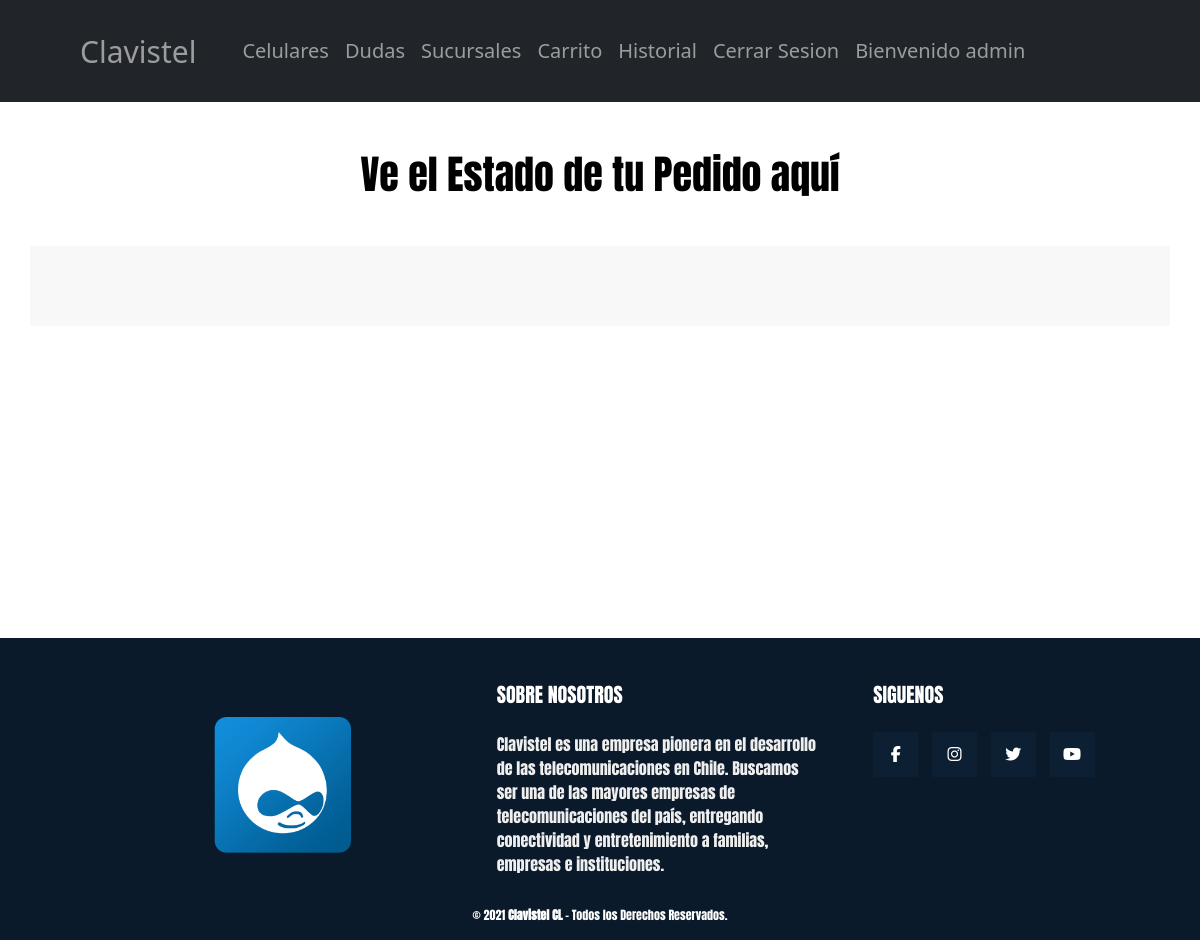
The app's page /seguimiento/181972/ (signed in), older data.
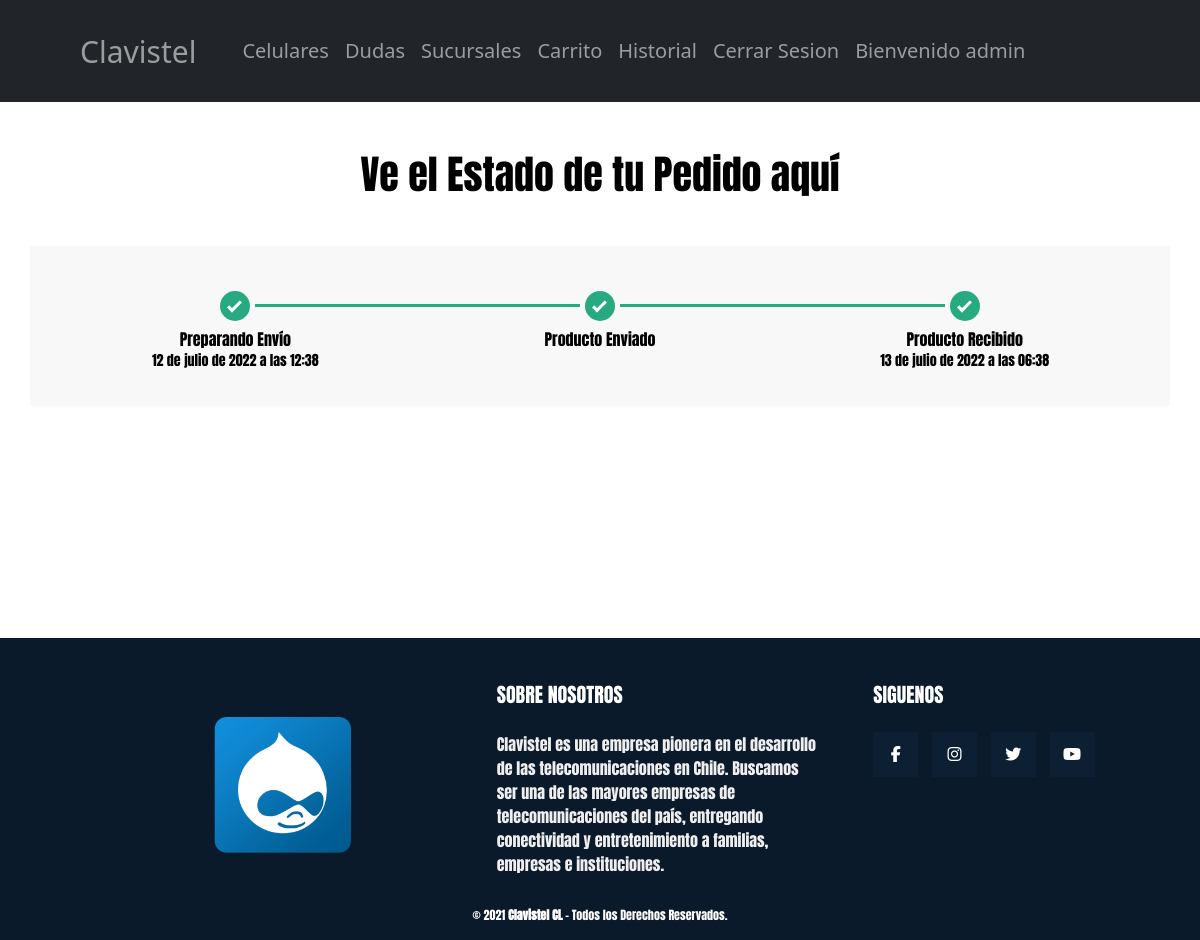
The same page, newer data.
### Telefonos/models.py (models this page shows, shortened)
class Boleta(models.Model):
    num_boleta = models.AutoField(primary_key=True,verbose_name='Código Boleta')
    nom_cliente = models.CharField(max_length=50,verbose_name='Nombre Cliente')
    estado = models.IntegerField(default=0, verbose_name="Estado")
    fecha = models.DateTimeField(auto_now_add=True, verbose_name="Fecha")
    fechaPreparacion = models.DateTimeField(default=HoraPreparacion, verbose_name="Fecha")
    fechaDespacho = models.DateTimeField(default=HoraDespacho, verbose_name="Fecha")
    nom_productos = models.CharField(max_length=250,verbose_name='Productos')
    cant_total = models.IntegerField(verbose_name='Cantidad total')
    cantidad = models.IntegerField(default=5, verbose_name='Cantidades')

### Telefonos/views.py (the view)
# urls.py: path('seguimiento/<int:id_bol>/',seguimiento,name="seguimiento"),
def seguimiento(request,id_bol):
    if request.user.is_authenticated:
        listaSeguimiento = Boleta.objects.filter(num_boleta = id_bol) #compararlo con el numero de la boleta (fk)
        datos = {
            'listaSeguimiento':listaSeguimiento
        }
    return render (request,'Telefonos/seguimiento.html',datos)

### Telefonos/context_processor.py (called while the page is built)
def total_carrito(request):
    total = 0
    if request.user.is_staff == 1:
        if "carrito" in request.session.keys():
            for key, value in request.session["carrito"].items():
                total += int(value["acumulado"])
        return {"total_carrito": round(total * 0.95)}
    else:
        if "carrito" in request.session.keys():
            for key, value in request.session["carrito"].items():
                total += int(value["acumulado"])
        return {"total_carrito": total}

### Telefonos/templates/Telefonos/seguimiento.html (shortened to what the changed rows need)
{% load static %}
{% load socialaccount %}
<!DOCTYPE html>
<html lang="en">
<head>
    <link rel="stylesheet" href="{% static 'Telefonos/css/style.css'%}">
    <link href="https://cdn.jsdelivr.net/npm/bootstrap@5.1.3/dist/css/bootstrap.min.css" rel="stylesheet"
>
</head>
<body id="body-seguimiento" class="inicio">
    <main>
        <div>
            <h1 id="titulo-seguimiento" class="mt-5">Ve el Estado de tu Pedido aquí</h1>
        </div>
        <div class="container">
            <div class=" mt-5">
                <div class="col-12 col-m-10 hh-grayBox pt45 pb20">
                    <div class=" row justify-content-between">
                        {% for seg in listaSeguimiento %}
                        <div class="col order-tracking completed">
                            <span class="is-complete"></span>
                            <p>Preparando Envío<br><span>{{seg.fechaPreparacion}}</span></p>
                        </div>
                        {% if seg.estado == 1 or seg.estado == 2%}
                        <div class="col order-tracking completed">
                            <span class="is-complete"></span>
                            <p>Producto Enviado<br></p>
                        </div>
                        {% else %}
                        <div class="col order-tracking">
                            <span class="is-complete"></span>
                            <p>Producto Enviado<br><span></span></p>
                        </div>
                        {% endif %}
                        {% if seg.estado == 2 %}
                        <div class="col order-tracking completed">
                            <span class="is-complete"></span>
                            <p>Producto Recibido<br><span>{{seg.fechaDespacho}}</span></p>
                        </div>
                        {% else %}
                        <div class="col order-tracking">
                            <span class="is-complete"></span>
                            <p>Producto Recibido<br><span></span></p>
                        </div>
                        {% endif %}
                        {% endfor %}
                    </div>
                </div>
            </div>
        </div>
    </main>
    <footer class="footer">
        <div class="grupo1">
            <div class="caja">
                <h2>SOBRE NOSOTROS</h2>
            </div>
            <div class="caja">
                <h2>SIGUENOS</h2>
            </div>
        </div>
    </footer>
</body>
</html>

Row changes from the older to the newer data that the page shows:
added Boleta: fechaPreparacion "12 de julio de 2022 a las 12:38", estado 2 (drawn), fechaDespacho "13 de julio de 2022 a las 06:38"
